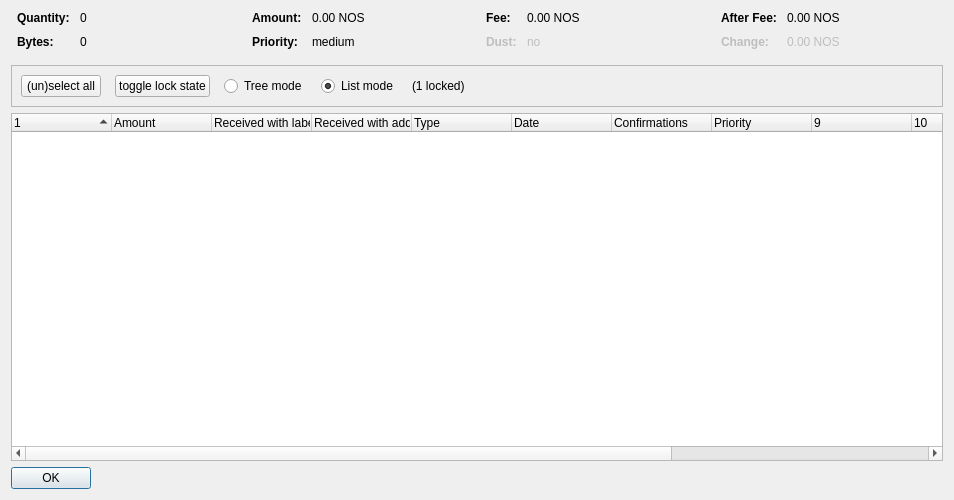
<?xml version="1.0" encoding="UTF-8"?>
<ui version="4.0">
 <class>CoinControlDialog</class>
 <widget class="QDialog" name="CoinControlDialog">
  <property name="geometry">
   <rect>
    <x>0</x>
    <y>0</y>
    <width>954</width>
    <height>500</height>
   </rect>
  </property>
  <property name="windowTitle">
   <string>Coin Selection</string>
  </property>
  <layout class="QVBoxLayout" name="verticalLayout">
   <item>
    <layout class="QHBoxLayout" name="horizontalLayoutTop" stretch="0,0,0,0">
     <property name="topMargin">
      <number>0</number>
     </property>
     <property name="bottomMargin">
      <number>10</number>
     </property>
     <item>
      <layout class="QFormLayout" name="formLayoutCoinControl1">
       <property name="horizontalSpacing">
        <number>10</number>
       </property>
       <property name="verticalSpacing">
        <number>10</number>
       </property>
       <property name="leftMargin">
        <number>6</number>
       </property>
       <property name="rightMargin">
        <number>6</number>
       </property>
       <item row="0" column="0">
        <widget class="QLabel" name="labelCoinControlQuantityText">
         <property name="font">
          <font>
           <weight>75</weight>
           <bold>true</bold>
          </font>
         </property>
         <property name="text">
          <string>Quantity:</string>
         </property>
        </widget>
       </item>
       <item row="0" column="1">
        <widget class="QLabel" name="labelCoinControlQuantity">
         <property name="cursor">
          <cursorShape>IBeamCursor</cursorShape>
         </property>
         <property name="contextMenuPolicy">
          <enum>Qt::ActionsContextMenu</enum>
         </property>
         <property name="text">
          <string notr="true">0</string>
         </property>
         <property name="textInteractionFlags">
          <set>Qt::LinksAccessibleByMouse|Qt::TextSelectableByKeyboard|Qt::TextSelectableByMouse</set>
         </property>
        </widget>
       </item>
       <item row="1" column="0">
        <widget class="QLabel" name="labelCoinControlBytesText">
         <property name="font">
          <font>
           <weight>75</weight>
           <bold>true</bold>
          </font>
         </property>
         <property name="text">
          <string>Bytes:</string>
         </property>
        </widget>
       </item>
       <item row="1" column="1">
        <widget class="QLabel" name="labelCoinControlBytes">
         <property name="cursor">
          <cursorShape>IBeamCursor</cursorShape>
         </property>
         <property name="contextMenuPolicy">
          <enum>Qt::ActionsContextMenu</enum>
         </property>
         <property name="text">
          <string notr="true">0</string>
         </property>
         <property name="textInteractionFlags">
          <set>Qt::LinksAccessibleByMouse|Qt::TextSelectableByKeyboard|Qt::TextSelectableByMouse</set>
         </property>
        </widget>
       </item>
      </layout>
     </item>
     <item>
      <layout class="QFormLayout" name="formLayoutCoinControl2">
       <property name="horizontalSpacing">
        <number>10</number>
       </property>
       <property name="verticalSpacing">
        <number>10</number>
       </property>
       <property name="leftMargin">
        <number>6</number>
       </property>
       <property name="rightMargin">
        <number>6</number>
       </property>
       <item row="0" column="0">
        <widget class="QLabel" name="labelCoinControlAmountText">
         <property name="font">
          <font>
           <weight>75</weight>
           <bold>true</bold>
          </font>
         </property>
         <property name="text">
          <string>Amount:</string>
         </property>
        </widget>
       </item>
       <item row="0" column="1">
        <widget class="QLabel" name="labelCoinControlAmount">
         <property name="cursor">
          <cursorShape>IBeamCursor</cursorShape>
         </property>
         <property name="contextMenuPolicy">
          <enum>Qt::ActionsContextMenu</enum>
         </property>
         <property name="text">
          <string notr="true">0.00 NOS</string>
         </property>
         <property name="textInteractionFlags">
          <set>Qt::LinksAccessibleByMouse|Qt::TextSelectableByKeyboard|Qt::TextSelectableByMouse</set>
         </property>
        </widget>
       </item>
       <item row="1" column="0">
        <widget class="QLabel" name="labelCoinControlPriorityText">
         <property name="font">
          <font>
           <weight>75</weight>
           <bold>true</bold>
          </font>
         </property>
         <property name="text">
          <string>Priority:</string>
         </property>
        </widget>
       </item>
       <item row="1" column="1">
        <widget class="QLabel" name="labelCoinControlPriority">
         <property name="cursor">
          <cursorShape>IBeamCursor</cursorShape>
         </property>
         <property name="contextMenuPolicy">
          <enum>Qt::ActionsContextMenu</enum>
         </property>
         <property name="text">
          <string>medium</string>
         </property>
         <property name="textInteractionFlags">
          <set>Qt::LinksAccessibleByMouse|Qt::TextSelectableByKeyboard|Qt::TextSelectableByMouse</set>
         </property>
        </widget>
       </item>
      </layout>
     </item>
     <item>
      <layout class="QFormLayout" name="formLayoutCoinControl3">
       <property name="horizontalSpacing">
        <number>10</number>
       </property>
       <property name="verticalSpacing">
        <number>10</number>
       </property>
       <property name="leftMargin">
        <number>6</number>
       </property>
       <property name="rightMargin">
        <number>6</number>
       </property>
       <item row="0" column="0">
        <widget class="QLabel" name="labelCoinControlFeeText">
         <property name="font">
          <font>
           <weight>75</weight>
           <bold>true</bold>
          </font>
         </property>
         <property name="text">
          <string>Fee:</string>
         </property>
        </widget>
       </item>
       <item row="0" column="1">
        <widget class="QLabel" name="labelCoinControlFee">
         <property name="cursor">
          <cursorShape>IBeamCursor</cursorShape>
         </property>
         <property name="contextMenuPolicy">
          <enum>Qt::ActionsContextMenu</enum>
         </property>
         <property name="text">
          <string notr="true">0.00 NOS</string>
         </property>
         <property name="textInteractionFlags">
          <set>Qt::LinksAccessibleByMouse|Qt::TextSelectableByKeyboard|Qt::TextSelectableByMouse</set>
         </property>
        </widget>
       </item>
       <item row="1" column="0">
        <widget class="QLabel" name="labelCoinControlLowOutputText">
         <property name="enabled">
          <bool>false</bool>
         </property>
         <property name="font">
          <font>
           <weight>75</weight>
           <bold>true</bold>
          </font>
         </property>
         <property name="text">
          <string>Dust:</string>
         </property>
        </widget>
       </item>
       <item row="1" column="1">
        <widget class="QLabel" name="labelCoinControlLowOutput">
         <property name="enabled">
          <bool>false</bool>
         </property>
         <property name="cursor">
          <cursorShape>IBeamCursor</cursorShape>
         </property>
         <property name="contextMenuPolicy">
          <enum>Qt::ActionsContextMenu</enum>
         </property>
         <property name="text">
          <string>no</string>
         </property>
         <property name="textInteractionFlags">
          <set>Qt::LinksAccessibleByMouse|Qt::TextSelectableByKeyboard|Qt::TextSelectableByMouse</set>
         </property>
        </widget>
       </item>
      </layout>
     </item>
     <item>
      <layout class="QFormLayout" name="formLayoutCoinControl4">
       <property name="horizontalSpacing">
        <number>10</number>
       </property>
       <property name="verticalSpacing">
        <number>10</number>
       </property>
       <property name="leftMargin">
        <number>6</number>
       </property>
       <property name="rightMargin">
        <number>6</number>
       </property>
       <item row="0" column="0">
        <widget class="QLabel" name="labelCoinControlAfterFeeText">
         <property name="font">
          <font>
           <weight>75</weight>
           <bold>true</bold>
          </font>
         </property>
         <property name="text">
          <string>After Fee:</string>
         </property>
        </widget>
       </item>
       <item row="0" column="1">
        <widget class="QLabel" name="labelCoinControlAfterFee">
         <property name="cursor">
          <cursorShape>IBeamCursor</cursorShape>
         </property>
         <property name="contextMenuPolicy">
          <enum>Qt::ActionsContextMenu</enum>
         </property>
         <property name="text">
          <string notr="true">0.00 NOS</string>
         </property>
         <property name="textInteractionFlags">
          <set>Qt::LinksAccessibleByMouse|Qt::TextSelectableByKeyboard|Qt::TextSelectableByMouse</set>
         </property>
        </widget>
       </item>
       <item row="1" column="0">
        <widget class="QLabel" name="labelCoinControlChangeText">
         <property name="enabled">
          <bool>false</bool>
         </property>
         <property name="font">
          <font>
           <weight>75</weight>
           <bold>true</bold>
          </font>
         </property>
         <property name="text">
          <string>Change:</string>
         </property>
        </widget>
       </item>
       <item row="1" column="1">
        <widget class="QLabel" name="labelCoinControlChange">
         <property name="enabled">
          <bool>false</bool>
         </property>
         <property name="cursor">
          <cursorShape>IBeamCursor</cursorShape>
         </property>
         <property name="contextMenuPolicy">
          <enum>Qt::ActionsContextMenu</enum>
         </property>
         <property name="text">
          <string notr="true">0.00 NOS</string>
         </property>
         <property name="textInteractionFlags">
          <set>Qt::LinksAccessibleByMouse|Qt::TextSelectableByKeyboard|Qt::TextSelectableByMouse</set>
         </property>
        </widget>
       </item>
      </layout>
     </item>
    </layout>
   </item>
   <item>
    <widget class="QFrame" name="frame">
     <property name="minimumSize">
      <size>
       <width>0</width>
       <height>40</height>
      </size>
     </property>
     <property name="frameShape">
      <enum>QFrame::StyledPanel</enum>
     </property>
     <property name="frameShadow">
      <enum>QFrame::Sunken</enum>
     </property>
     <layout class="QHBoxLayout" name="horizontalLayout">
      <item>
       <layout class="QHBoxLayout" name="horizontalLayoutPanel" stretch="0,0,0,0,0,0">
        <property name="spacing">
         <number>14</number>
        </property>
        <item>
         <widget class="QPushButton" name="pushButtonSelectAll">
          <property name="sizePolicy">
           <sizepolicy hsizetype="Maximum" vsizetype="Fixed">
            <horstretch>0</horstretch>
            <verstretch>0</verstretch>
           </sizepolicy>
          </property>
          <property name="text">
           <string>(un)select all</string>
          </property>
          <property name="autoDefault">
           <bool>false</bool>
          </property>
         </widget>
        </item>
        <item>
         <widget class="QPushButton" name="pushButtonToggleLock">
          <property name="sizePolicy">
           <sizepolicy hsizetype="Maximum" vsizetype="Fixed">
            <horstretch>0</horstretch>
            <verstretch>0</verstretch>
           </sizepolicy>
          </property>
          <property name="text">
           <string>toggle lock state</string>
          </property>
          <property name="autoDefault">
           <bool>false</bool>
          </property>
         </widget>
        </item>
        <item>
         <widget class="QRadioButton" name="radioTreeMode">
          <property name="sizePolicy">
           <sizepolicy hsizetype="Maximum" vsizetype="Fixed">
            <horstretch>0</horstretch>
            <verstretch>0</verstretch>
           </sizepolicy>
          </property>
          <property name="text">
           <string>Tree mode</string>
          </property>
         </widget>
        </item>
        <item>
         <widget class="QRadioButton" name="radioListMode">
          <property name="sizePolicy">
           <sizepolicy hsizetype="Maximum" vsizetype="Fixed">
            <horstretch>0</horstretch>
            <verstretch>0</verstretch>
           </sizepolicy>
          </property>
          <property name="text">
           <string>List mode</string>
          </property>
          <property name="checked">
           <bool>true</bool>
          </property>
         </widget>
        </item>
        <item>
         <widget class="QLabel" name="labelLocked">
          <property name="text">
           <string>(1 locked)</string>
          </property>
         </widget>
        </item>
        <item>
         <spacer name="horizontalSpacer">
          <property name="orientation">
           <enum>Qt::Horizontal</enum>
          </property>
          <property name="sizeHint" stdset="0">
           <size>
            <width>40</width>
            <height>20</height>
           </size>
          </property>
         </spacer>
        </item>
       </layout>
      </item>
     </layout>
    </widget>
   </item>
   <item>
    <widget class="CoinControlTreeWidget" name="treeWidget">
     <property name="contextMenuPolicy">
      <enum>Qt::CustomContextMenu</enum>
     </property>
     <property name="sortingEnabled">
      <bool>false</bool>
     </property>
     <property name="columnCount">
      <number>13</number>
     </property>
     <attribute name="headerShowSortIndicator" stdset="0">
      <bool>true</bool>
     </attribute>
     <attribute name="headerStretchLastSection">
      <bool>false</bool>
     </attribute>
     <column>
      <property name="text">
       <string/>
      </property>
     </column>
     <column>
      <property name="text">
       <string>Amount</string>
      </property>
     </column>
     <column>
      <property name="text">
       <string>Received with label</string>
      </property>
     </column>
     <column>
      <property name="text">
       <string>Received with address</string>
      </property>
     </column>
     <column>
      <property name="text">
	<string>Type</string>
      </property>
     </column>
     <column>
      <property name="text">	 
       <string>Date</string>
      </property>
     </column>
     <column>
      <property name="text">
       <string>Confirmations</string>
      </property>
      <property name="toolTip">
       <string>Confirmed</string>
      </property>
     </column>
     <column>
      <property name="text">
       <string>Priority</string>
      </property>
     </column>
     <column>
      <property name="text">
       <string/>
      </property>
     </column>
     <column>
      <property name="text">
       <string/>
      </property>
     </column>
     <column>
      <property name="text">
       <string/>
      </property>
     </column>
     <column>
      <property name="text">
       <string/>
      </property>
     </column>
     <column>
      <property name="text">
       <string/>
      </property>
     </column>
    </widget>
   </item>
   <item>
    <widget class="QDialogButtonBox" name="buttonBox">
     <property name="sizePolicy">
      <sizepolicy hsizetype="Maximum" vsizetype="Fixed">
       <horstretch>0</horstretch>
       <verstretch>0</verstretch>
      </sizepolicy>
     </property>
     <property name="orientation">
      <enum>Qt::Horizontal</enum>
     </property>
     <property name="standardButtons">
      <set>QDialogButtonBox::Ok</set>
     </property>
    </widget>
   </item>
  </layout>
 </widget>
 <customwidgets>
  <customwidget>
   <class>CoinControlTreeWidget</class>
   <extends>QTreeWidget</extends>
   <header>coincontroltreewidget.h</header>
  </customwidget>
 </customwidgets>
 <resources/>
 <connections/>
</ui>
